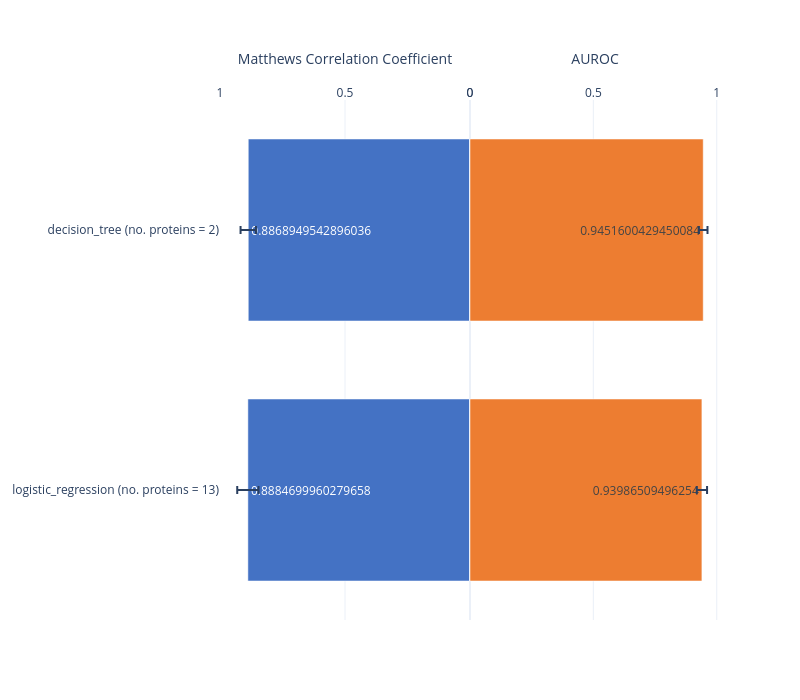

The cell this chart's notebook holds for it:
### Markdown cell above
## Butterfly

### Code cell
import pandas as pd
from pathlib import Path
from ml.models.visualization import butterfly_plot

run_dir = Path("../outputs/runs/cdd3f13a06cf")  

leaderboard = pd.read_csv("../outputs/runs/cdd3f13a06cf/leaderboard.csv") 
leaderboard['model_n_features']= ['{} (no. proteins = {})'.format(leaderboard.loc[i,'model'],leaderboard.loc[i,'selected_feature_count']) for i in leaderboard.index.tolist()]
butterfly_plot(leaderboard, var1 = 'mean_mcc', var2 = 'mean_roc_auc', var3 = 'selected_feature_count', error1 = 'std_mcc', error2 = 'std_roc_auc',  group = 'model_n_features', savepdf=False)

### Figure 1 — Plotly figure (JSON) as saved in the notebook; plotly's stock layout.template omitted (floating-point values rounded to 4 significant figures)
{"data": [{"error_x": {"array": [0.04257, 0.03087], "type": "data"}, "error_y": {"array": [0.04257, 0.03087], "type": "data"}, "marker": {"color": "#4472c4"}, "orientation": "h", "showlegend": false, "text": [0.8885, 0.8869], "textposition": "inside", "type": "bar", "width": 0.7, "x": [0.8885, 0.8869], "xaxis": "x", "y": ["logistic_regression (no. proteins = 13)", "decision_tree (no. proteins = 2)"], "yaxis": "y"}, {"error_x": {"array": [0.0209, 0.01738], "type": "data"}, "error_y": {"array": [0.0209, 0.01738], "type": "data"}, "marker": {"color": "#ed7d31"}, "orientation": "h", "showlegend": false, "text": [0.9399, 0.9452], "textposition": "inside", "type": "bar", "width": 0.7, "x": [0.9399, 0.9452], "xaxis": "x2", "y": ["logistic_regression (no. proteins = 13)", "decision_tree (no. proteins = 2)"], "yaxis": "y2"}], "layout": {"height": 700, "title": {"x": 0.5}, "width": 800, "xaxis": {"anchor": "y", "domain": [0, 0.5], "range": [1, 0], "side": "top", "title": {"text": "Matthews Correlation Coefficient"}}, "xaxis2": {"anchor": "y2", "domain": [0.5, 1], "side": "top", "title": {"text": "AUROC"}}, "yaxis": {"anchor": "x", "domain": [0, 1]}, "yaxis2": {"anchor": "x2", "domain": [0, 1], "matches": "y", "showticklabels": false}}}
